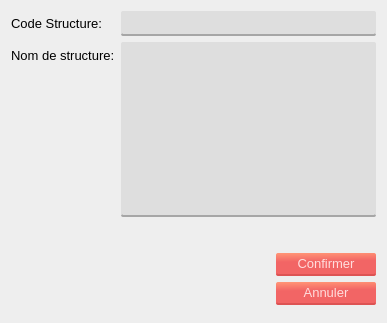
<?xml version="1.0" encoding="UTF-8"?>
<ui version="4.0">
 <class>Dialog</class>
 <widget class="QDialog" name="Dialog">
  <property name="geometry">
   <rect>
    <x>0</x>
    <y>0</y>
    <width>387</width>
    <height>323</height>
   </rect>
  </property>
  <property name="windowTitle">
   <string>Ajouter Structure</string>
  </property>
  <property name="windowIcon">
   <iconset>
    <normaloff>icon.png</normaloff>icon.png</iconset>
  </property>
  <property name="styleSheet">
   <string notr="true">*{
	font: 10pt;
}
#Dialog{
	
	background-color:#eee;
	font: 10pt;
}

.QPushButton{
	border-radius: 2;
	background-color: qlineargradient(spread:pad, x1:0.548, y1:1, x2:0.469455, y2:0, stop:0.627119 rgba(242, 101, 101, 255), stop:1 rgba(255, 146, 117, 255));
	border-bottom: 2px solid;
	border-bottom-color:rgb(221, 83, 83);
	padding: 3px 16px;
	color:rgb(255, 221, 221);	
	font: 10pt;
}
.QPushButton:pressed{
	background-color: rgb(220, 91, 91);
	border-bottom-color: rgb(194, 73, 73);
}

.QLineEdit, .QTextEdit{
	border-radius: 2;
	border-bottom: 2px solid rgb(166, 166, 166);
	font: 10pt;
	padding: 3px 6px;
	
	background-color:rgb(222, 222, 222);
}

.QComboBox{
	border-radius: 2;
	background-color:rgb(222, 222, 222);
	border: none;
	padding: 3px 6px;
	border-bottom: 2px solid rgb(166, 166, 166);
}
.QComboBox::drop-down{
	 subcontrol-origin: padding;
    subcontrol-position: top right;
	
	border-left-width: 1px;
    border-left-color: darkgray;
    border-left-style: solid;
}
QComboBox:!editable:on, QComboBox::drop-down:editable:on {
    background: qlineargradient(x1: 0, y1: 0, x2: 0, y2: 1,
                                stop: 0 #D3D3D3, stop: 0.4 #D8D8D8,
                                stop: 0.5 #DDDDDD, stop: 1.0 #E1E1E1);
}</string>
  </property>
  <layout class="QGridLayout" name="gridLayout">
   <item row="1" column="1">
    <widget class="QPushButton" name="confirmer_button">
     <property name="maximumSize">
      <size>
       <width>100</width>
       <height>16777215</height>
      </size>
     </property>
     <property name="text">
      <string>Confirmer</string>
     </property>
    </widget>
   </item>
   <item row="0" column="0" colspan="2">
    <layout class="QFormLayout" name="formLayout">
     <item row="0" column="0">
      <widget class="QLabel" name="label">
       <property name="minimumSize">
        <size>
         <width>100</width>
         <height>0</height>
        </size>
       </property>
       <property name="text">
        <string>Code Structure:</string>
       </property>
      </widget>
     </item>
     <item row="0" column="1">
      <widget class="QLineEdit" name="codestr"/>
     </item>
     <item row="1" column="0">
      <widget class="QLabel" name="label_2">
       <property name="minimumSize">
        <size>
         <width>100</width>
         <height>0</height>
        </size>
       </property>
       <property name="text">
        <string>Nom de structure:</string>
       </property>
      </widget>
     </item>
     <item row="1" column="1">
      <widget class="QTextEdit" name="nomstr">
       <property name="maximumSize">
        <size>
         <width>16777215</width>
         <height>213912</height>
        </size>
       </property>
      </widget>
     </item>
     <item row="2" column="1">
      <spacer name="verticalSpacer">
       <property name="orientation">
        <enum>Qt::Vertical</enum>
       </property>
       <property name="sizeHint" stdset="0">
        <size>
         <width>20</width>
         <height>40</height>
        </size>
       </property>
      </spacer>
     </item>
    </layout>
   </item>
   <item row="2" column="1">
    <widget class="QPushButton" name="pushButton_2">
     <property name="maximumSize">
      <size>
       <width>100</width>
       <height>16777215</height>
      </size>
     </property>
     <property name="text">
      <string>Annuler</string>
     </property>
    </widget>
   </item>
   <item row="3" column="1">
    <spacer name="verticalSpacer_2">
     <property name="orientation">
      <enum>Qt::Vertical</enum>
     </property>
     <property name="sizeHint" stdset="0">
      <size>
       <width>20</width>
       <height>40</height>
      </size>
     </property>
    </spacer>
   </item>
  </layout>
 </widget>
 <resources/>
 <connections>
  <connection>
   <sender>pushButton_2</sender>
   <signal>clicked()</signal>
   <receiver>Dialog</receiver>
   <slot>close()</slot>
   <hints>
    <hint type="sourcelabel">
     <x>303</x>
     <y>227</y>
    </hint>
    <hint type="destinationlabel">
     <x>85</x>
     <y>219</y>
    </hint>
   </hints>
  </connection>
 </connections>
</ui>
